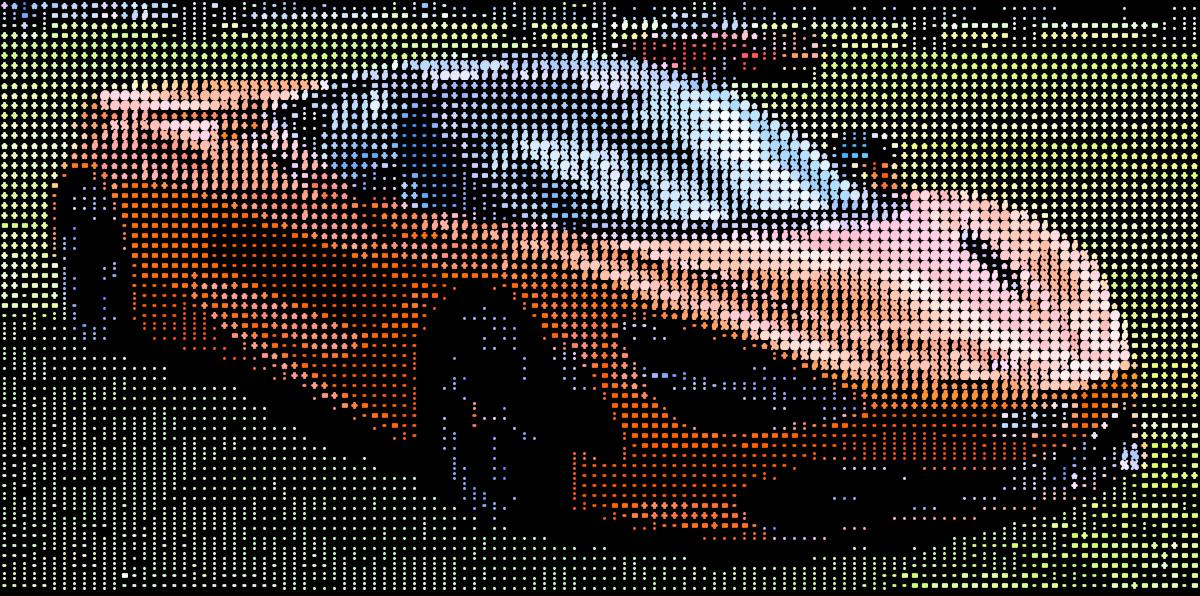
#> input picture patches/ascii/example.jpg, 1200 x 596 px
$ python zoom-blur.py ../ascii/example.jpg
#> lines starting #> are read from the running program, lines starting #| are printed output that depends on the picture
#!/usr/bin/env python3
"""Average copies of the image scaled up about a center point, for radial warp-speed streaks."""

import argparse
import os
import sys

import numpy as np
from PIL import Image
from scipy.ndimage import map_coordinates


def parse_center(value: str) -> tuple[float, float]:
    try:
        fx, fy = (float(v) for v in value.split(","))
    except ValueError:
        raise argparse.ArgumentTypeError("--center must be X,Y fractions, for example 0.5,0.5")
    if not (0.0 <= fx <= 1.0 and 0.0 <= fy <= 1.0):
        raise argparse.ArgumentTypeError("--center fractions must be between 0 and 1")
    return fx, fy


def main() -> None:
    parser = argparse.ArgumentParser(prog=os.environ.get("OP_IMG_PROG"), description="Radial zoom blur about a center point.")
    parser.add_argument("input", help="Input image path")
    parser.add_argument("output", nargs="?", default=None, help="Output image path")
    parser.add_argument("--amount", type=float, default=0.3, help="Zoom strength, 0 to 1; the largest copy is scaled by 1 + amount (default: 0.3)")
    parser.add_argument("--center", type=parse_center, default=(0.5, 0.5), help="Zoom center as X,Y fractions (default: 0.5,0.5)")
    parser.add_argument("--samples", type=int, default=32, help="Number of scaled copies averaged (default: 32)")
    args = parser.parse_args()

    if not os.path.isfile(args.input):
        print(f"Error: file not found: {args.input}", file=sys.stderr)
        sys.exit(1)
    if not 0.0 <= args.amount <= 1.0:
        parser.error("--amount must be between 0 and 1")
    if args.samples < 1:
        parser.error("--samples must be at least 1")

    arr = np.array(Image.open(args.input).convert("RGB"), dtype=np.float64)
    h, w, _ = arr.shape
#> h = 596; w = 1200
    cx, cy = args.center[0] * (w - 1), args.center[1] * (h - 1)
#> cx = 599.5; cy = 297.5
    yy, xx = np.mgrid[0:h, 0:w].astype(np.float64)

    acc = np.zeros_like(arr)
    for i in range(args.samples):
        scale = 1.0 + args.amount * i / max(args.samples - 1, 1)
        src_x = cx + (xx - cx) / scale
        src_y = cy + (yy - cy) / scale
        for c in range(3):
            acc[:, :, c] += map_coordinates(arr[:, :, c], [src_y, src_x], order=1, mode="nearest")
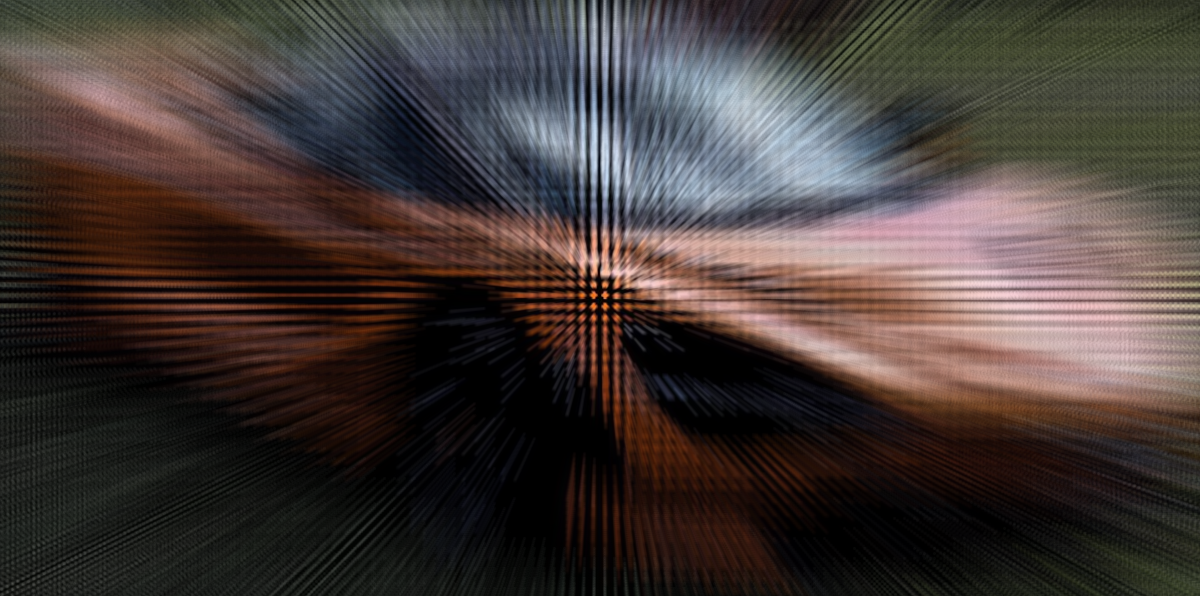
#> acc: shape (596, 1200, 3) float64; mean R, G, B 2155.4, 1841.2, 1738.2; drawn with min black and max white

    result_img = Image.fromarray(np.clip(np.rint(acc / args.samples), 0, 255).astype(np.uint8))

    if args.output:
        out_path = args.output
    else:
        base, ext = os.path.splitext(args.input)
        out_path = f"{base}-zoomblur{ext or '.png'}"

    result_img.save(out_path)
    center = f"{args.center[0]},{args.center[1]}"
    print(f"Saved zoom-blurred image to {out_path} (amount={args.amount}, center={center}, samples={args.samples})", file=sys.stderr)


if __name__ == "__main__":
    main()
